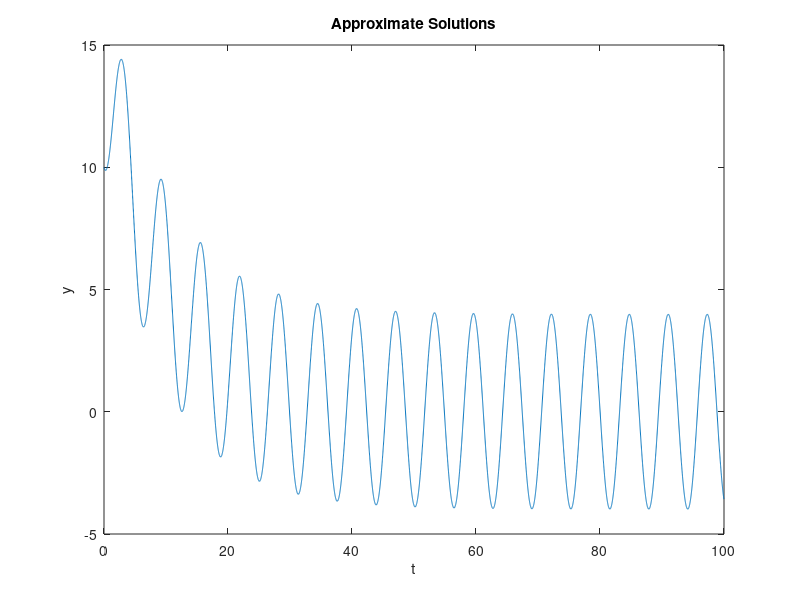

This figure's MATLAB source:
clear; %This clears all variables from memory.

clf;  %This clears all figures (graphs) from memory.

% set the initial condition

y(1) = 10;
t(1) = 0;

% define the step, delta(t)

dt=0.01;

% define the end of the interval on which you want to approximate the

% solution
tfinal=100;

k = 2; % begin counting from 2, since the initial value is stored in y(1)

% This script could potentially be used to solve similar equations.
% All one needs to do is to rewrite the formula for the derivative.
% For instance, to solve dy/dt=y/t+t/y, just put the comment sign in front
% of the y(k) row and remove it from the line right below

while k<(tfinal/dt)
    y(k) = y(k-1) + ((4*sin(t(k-1)) - y(k-1)/10))*dt;
    %y(k) = y(k-1) + ((y(k-1)/t(k-1))+(t(k-1)/y(k-1)))*dt;
    t(k) = t(k-1) + dt; 
    k = k + 1;
end

figure(1)  % Plotting the data points
plot(t,y)
title('Approximate Solutions')
xlabel('t')
ylabel('y')
